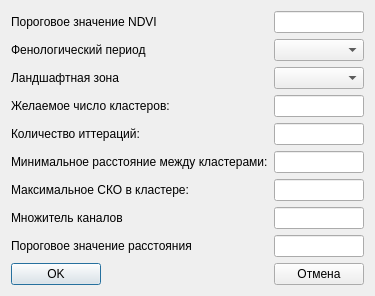
<?xml version="1.0" encoding="UTF-8"?>
<ui version="4.0">
 <class>DlgRoutMove</class>
 <widget class="QDialog" name="DlgRoutMove">
  <property name="geometry">
   <rect>
    <x>0</x>
    <y>0</y>
    <width>345</width>
    <height>275</height>
   </rect>
  </property>
  <property name="sizeIncrement">
   <size>
    <width>100</width>
    <height>0</height>
   </size>
  </property>
  <property name="windowTitle">
   <string>Dialog</string>
  </property>
  <layout class="QGridLayout" name="gridLayout">
   <item row="0" column="0" colspan="2">
    <widget class="QLabel" name="label_5">
     <property name="text">
      <string>Пороговое значение NDVI</string>
     </property>
    </widget>
   </item>
   <item row="0" column="3">
    <widget class="QLineEdit" name="EditNDVIPor"/>
   </item>
   <item row="3" column="0">
    <widget class="QLabel" name="label">
     <property name="text">
      <string>Желаемое число кластеров:</string>
     </property>
    </widget>
   </item>
   <item row="3" column="3">
    <widget class="QLineEdit" name="EditKolvoKL"/>
   </item>
   <item row="4" column="0">
    <widget class="QLabel" name="label_2">
     <property name="text">
      <string>Количество иттераций:</string>
     </property>
    </widget>
   </item>
   <item row="4" column="3">
    <widget class="QLineEdit" name="EditKolvoIt"/>
   </item>
   <item row="5" column="0" colspan="3">
    <widget class="QLabel" name="label_3">
     <property name="text">
      <string>Минимальное расстояние между кластерами:</string>
     </property>
    </widget>
   </item>
   <item row="5" column="3">
    <widget class="QLineEdit" name="EditMinDist"/>
   </item>
   <item row="6" column="0" colspan="2">
    <widget class="QLabel" name="label_4">
     <property name="text">
      <string>Максимальное СКО в кластере:</string>
     </property>
    </widget>
   </item>
   <item row="6" column="3">
    <widget class="QLineEdit" name="EditMaxSKO"/>
   </item>
   <item row="9" column="0">
    <widget class="QPushButton" name="ButtonOK">
     <property name="minimumSize">
      <size>
       <width>90</width>
       <height>0</height>
      </size>
     </property>
     <property name="maximumSize">
      <size>
       <width>90</width>
       <height>16777215</height>
      </size>
     </property>
     <property name="text">
      <string>OK</string>
     </property>
    </widget>
   </item>
   <item row="9" column="1">
    <spacer name="horizontalSpacer">
     <property name="orientation">
      <enum>Qt::Horizontal</enum>
     </property>
     <property name="sizeHint" stdset="0">
      <size>
       <width>72</width>
       <height>20</height>
      </size>
     </property>
    </spacer>
   </item>
   <item row="9" column="3">
    <widget class="QPushButton" name="ButtonCancel">
     <property name="minimumSize">
      <size>
       <width>90</width>
       <height>0</height>
      </size>
     </property>
     <property name="maximumSize">
      <size>
       <width>90</width>
       <height>16777215</height>
      </size>
     </property>
     <property name="text">
      <string>Отмена</string>
     </property>
    </widget>
   </item>
   <item row="1" column="0">
    <widget class="QLabel" name="label_6">
     <property name="text">
      <string>Фенологический период</string>
     </property>
    </widget>
   </item>
   <item row="1" column="3">
    <widget class="QComboBox" name="ComboFen">
     <property name="sizePolicy">
      <sizepolicy hsizetype="Expanding" vsizetype="Fixed">
       <horstretch>0</horstretch>
       <verstretch>0</verstretch>
      </sizepolicy>
     </property>
     <property name="sizeAdjustPolicy">
      <enum>QComboBox::AdjustToContents</enum>
     </property>
     <property name="minimumContentsLength">
      <number>0</number>
     </property>
    </widget>
   </item>
   <item row="7" column="0">
    <widget class="QLabel" name="label_7">
     <property name="text">
      <string>Множитель каналов</string>
     </property>
    </widget>
   </item>
   <item row="8" column="0">
    <widget class="QLabel" name="label_8">
     <property name="text">
      <string>Пороговое значение расстояния</string>
     </property>
    </widget>
   </item>
   <item row="7" column="3">
    <widget class="QLineEdit" name="EditMultiCh"/>
   </item>
   <item row="8" column="3">
    <widget class="QLineEdit" name="EditLengthPor"/>
   </item>
   <item row="2" column="0">
    <widget class="QLabel" name="label_9">
     <property name="text">
      <string>Ландшафтная зона</string>
     </property>
    </widget>
   </item>
   <item row="2" column="3">
    <widget class="QComboBox" name="ComboLandScape">
     <property name="sizePolicy">
      <sizepolicy hsizetype="Expanding" vsizetype="Fixed">
       <horstretch>0</horstretch>
       <verstretch>0</verstretch>
      </sizepolicy>
     </property>
     <property name="sizeAdjustPolicy">
      <enum>QComboBox::AdjustToContents</enum>
     </property>
     <property name="minimumContentsLength">
      <number>0</number>
     </property>
    </widget>
   </item>
  </layout>
 </widget>
 <resources/>
 <connections/>
</ui>
